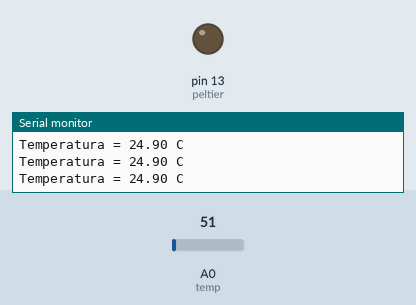
A sketch run on a simulated Arduino Uno, built with avr-gcc and run on an emulated ATmega328P. Parts: output pins drawn as LEDs (lit = HIGH), the last lines printed to the serial monitor. The inputs (shaded band) are chosen by the test bench; at power-on: A0 (temp) = 51.

Above: at 1.2 s.
1.3 s: A0 (temp) set to 74
2.8 s: A0 (temp) set to 88
At 3.4 s:
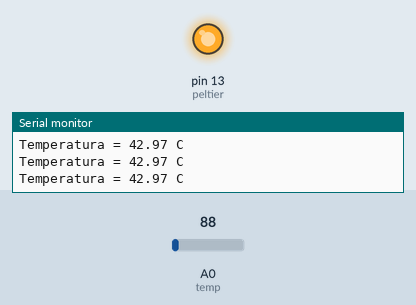
4.3 s: A0 (temp) set to 71
At 4.9 s:
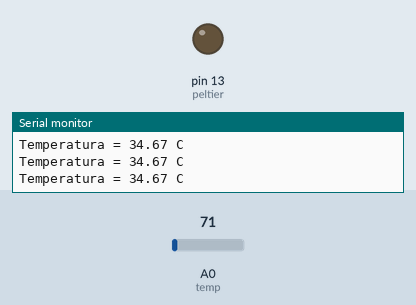
5.8 s: A0 (temp) set to 86
At 6.4 s:
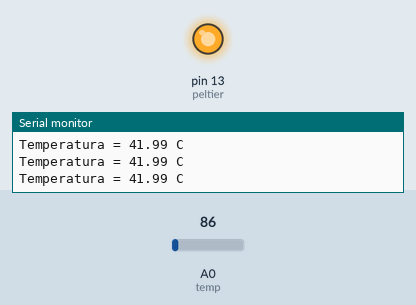
Timing chart, 0 to 8.3 s (numbered marks = the images above; inputs shaded):
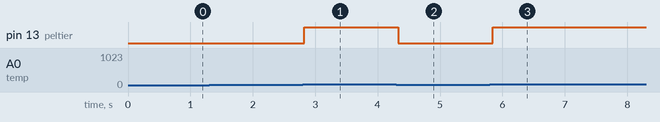

The sketch:

PastilhaPeltier.ino
```cpp
/*

          Este código é copiado do professor. A função do programa é fazer uma demonstração simples do uso da pastilha Peltier. Para isso, o sensor de temperatura LM35 é
    lido e, se atingir certa temperatura, liga a pastilha Peltier, que resfria o sistema.

*/


// ========================================================================================================
// --- Mapeamento de Hardware ---
#define   peltier   13    //controle do relé de acionamento da pastilha Peltier
#define   temp      A0    //temperatura (LM35, sensor analógico linear)


// ========================================================================================================
// --- Variáveis Globais ---
void temperatura();  //função para medida e cálculo de temperatura


// ========================================================================================================
// --- Variáveis Globais ---
float tempC;   //armazena temperatura em Graus Celsius


// ========================================================================================================
// --- Configurações Iniciais ---
void setup()
{
   Serial.begin(9600);    //inicializa serial

   pinMode(peltier, OUTPUT); //saída para controle da pastilha
   pinMode(temp,     INPUT); //entrada para sensor de temperatura

   digitalWrite(peltier, LOW); //desliga relé de controle da pastilha


} //end setup


// ========================================================================================================
// --- Configurações Iniciais ---
void loop()
{
   temperatura();

   if(tempC > 40.0) digitalWrite(peltier, HIGH);

   else digitalWrite(peltier, LOW);

   delay(100);


} //end loop


void temperatura()
{
    tempC = analogRead(temp);
    tempC = (tempC*5.0)/1024.0;
    tempC = tempC*100.0;
    Serial.print("Temperatura = ");
    Serial.print(tempC);
    Serial.println(" C");

} //end temperatura
```

Measured:
- the behaviour switches between 81 and 82 on A0 (temp) (found by bisection; images 0 and 1)
- after the input at 2.8 s, pin 13 (peltier): LOW → HIGH at once
- after the input at 4.3 s, pin 13 (peltier): HIGH → LOW at once
- after the input at 5.8 s, pin 13 (peltier): LOW → HIGH at once
